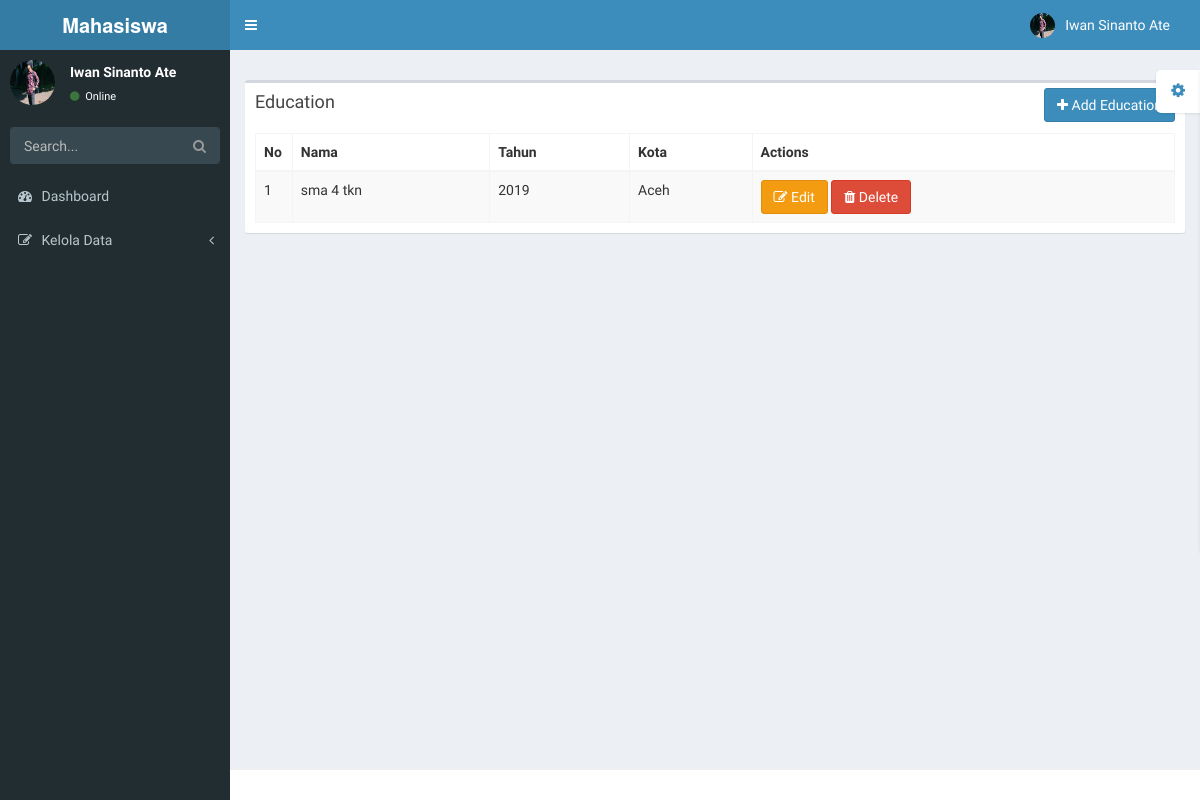
Before: /pages/kelola-data/education.php (signed in) with the older database file.
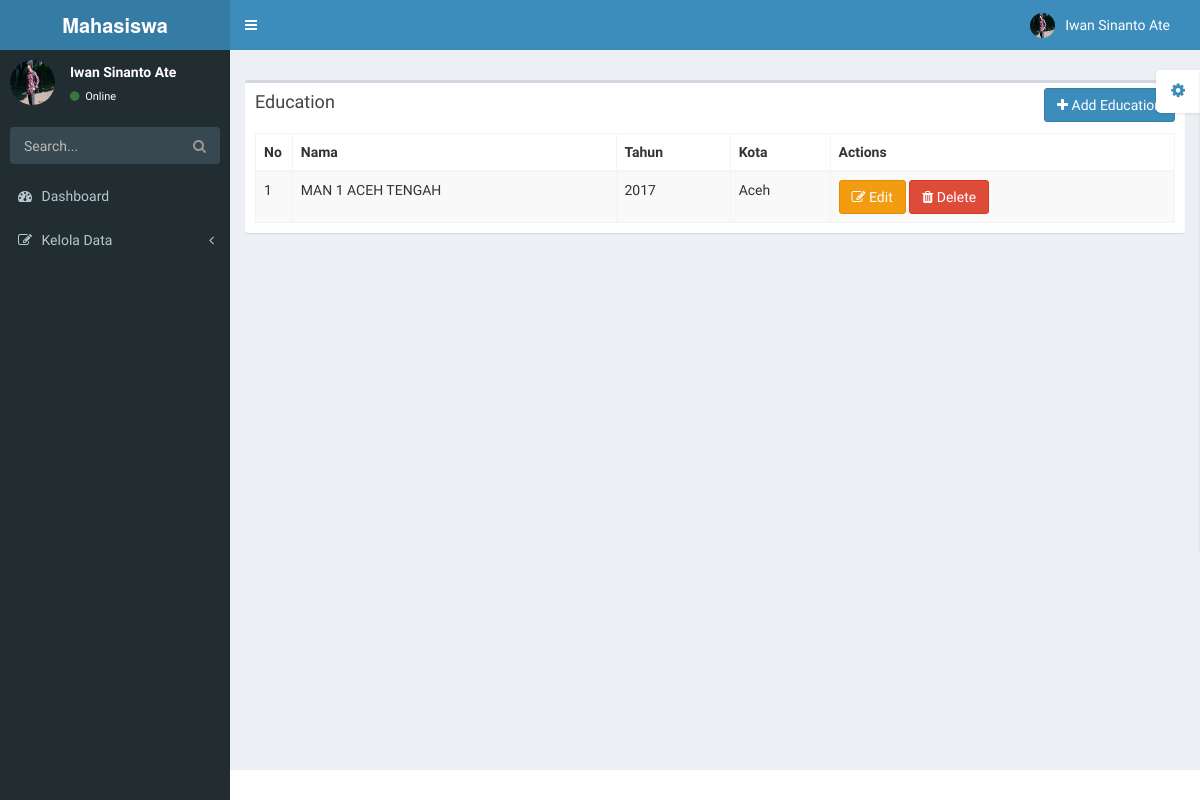
After: the same page with the newer database file.
### tables this page shows
CREATE TABLE `education` (
  `id_education` int(5) NOT NULL,
  `nama_education` varchar(50) NOT NULL,
  `tahun` varchar(10) NOT NULL,
  `kota` varchar(50) NOT NULL,
  `id_user` int(11) NOT NULL
);

### config/database.php (called while the page is built, shortened)
<?php
	$database 	= "mhs";
?>

### config/kelola-data/education.php (called while the page is built, shortened)
<?php
	class education {
		var $table	= "education";
		function search_by_field ($field, $param) {
			$data = mysqli_query($connection, "SELECT * FROM " . $this->table . " WHERE $field='$param'");
			while($d = mysqli_fetch_array($data)) $result[] = $d;
			return $result;
		}
	}
?>

### pages/kelola-data/education.php (the view, shortened to what this page needs)
<?php include '../static/top.php';
        include '../../config/kelola-data/education.php';
        $db     = new education();
          $table    = 'education';?>
    <section class="content">
      <div class="row">
        <div class="col-xs-12">
          <div class="box">
            <div class="box-header">
              <h3 class="box-title">Education</h3>
              <div class="pull-right box-tools">
                <button class="btn btn-primary btn-md" data-toggle="modal" data-target="#modalAdd"><i class="fa fa-plus"> </i> Add Education</button>
            </div>
            </div>
            <div class="box-body">
              <table class="table table-bordered table-striped">
                <thead>
                  <tr>
                    <th>No</th>
                    <th>Nama</th>
                    <th>Tahun</th>
                    <th>Kota</th>
                    <th>Actions</th>
                  </tr>
                </thead>
                <tbody>
                    <?php
                        $no = 1;
                        if($db->search_by_field('id_user' , $_SESSION['user']) != null) {
                            foreach($db->search_by_field('id_user' , $_SESSION['user']) as $show) {
                    ?>
                      <tr>
                        <td width="4%"><?php echo $no++; ?></td>
                        <td><?php echo $show['nama_education']; ?></td>
                        <td><?php echo $show['tahun']; ?></td>
                        <td><?php echo $show['kota']; ?></td>
                        <td>
                            <a href="#editEducation" class="btn  btn-warning btn-md" data-toggle="modal" data-target="#modalEdit-<?php echo $show['id_education']; ?>"><i class="fa fa-edit" data-toggle="tooltip" title="Edit"></i> Edit</a>
                            <a href="#deleteEducation" class="btn  btn-danger btn-md" data-toggle="modal" data-target="#modalDelete-<?php echo $show['id_education']; ?>"><i class="fa fa-trash" data-toggle="tooltip" title="Delete"></i> Delete</a>
                        </td>
                      </tr>
                              <?php
                                      }
                                  }
                              ?>
                    </tbody>
              </table>
            </div>
          </div>
        </div>
      </div>
    </section>
<?php include '../static/bot.php'; ?>

Changed rows visible on the page:
changed education "Aceh": nama_education "sma 4 tkn" → "MAN 1 ACEH TENGAH"; tahun "2019" → "2017"
